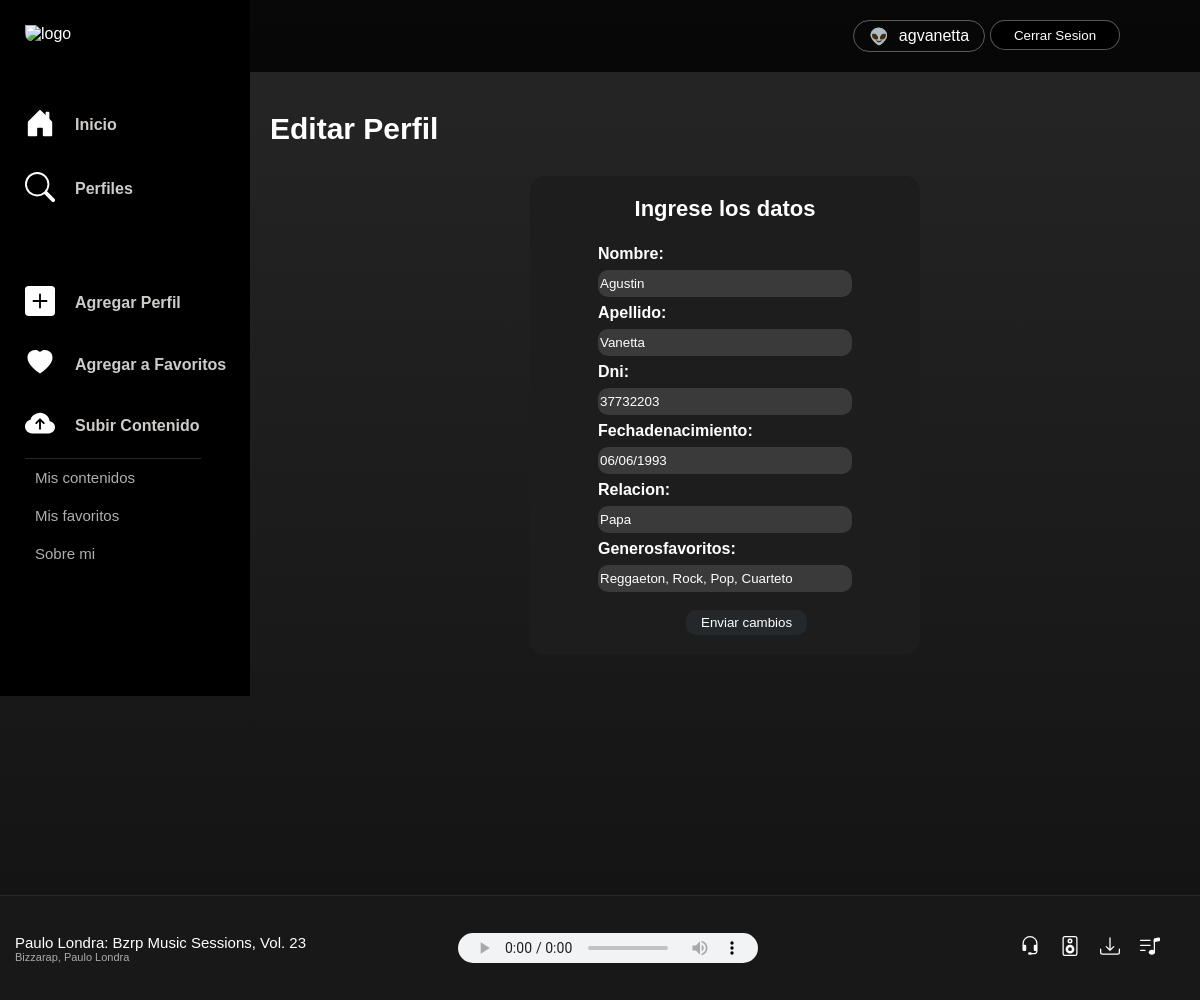
Page /AppSpotify/editarPerfil/37732203 (signed in) on the committed database.
### AppSpotify/models.py (models this page shows, shortened)
class Perfil(models.Model):
    nombre = models.CharField(max_length=40)
    apellido = models.CharField(max_length=40)
    dni= models.IntegerField()
    fechaDeNacimiento = models.DateField()
    relacion = models.CharField(max_length=40)
    generosFavoritos = models.CharField(max_length=100)

### AppSpotify/views.py (the view)
# urls.py: path('editarPerfil/<dni>', views.editarPerfil, name="EditarPerfil"),
@login_required
def editarPerfil(request, dni):
    dni = dni
    perfil= Perfil.objects.get(dni__iexact=dni)
    if request.method == "POST":
        miFormulario = PerfilFormulario(request.POST) # llega la data
        if miFormulario.is_valid():
            informacion = miFormulario.cleaned_data
            perfil.nombre=informacion['nombre']
            perfil.apellido=informacion["apellido"]
            perfil.dni=informacion["dni"]
            perfil.fechaDeNacimiento=informacion["fechaDeNacimiento"]
            perfil.relacion=informacion["relacion"]
            perfil.generosFavoritos=informacion["generosFavoritos"]
            perfil.save()
            return render(request, "AppSpotify/perfil/biblioteca.html")
    else:
        miFormulario=PerfilFormulario(initial={"nombre":perfil.nombre,"apellido":perfil.apellido,
        "dni":perfil.dni,"fechaDeNacimiento":perfil.fechaDeNacimiento,"relacion":perfil.relacion,
        "generosFavoritos":perfil.generosFavoritos})
    return render(request, "AppSpotify/perfil/editarPerfil.html", {"miFormulario":miFormulario, "perfil":perfil})

### AppSpotify/forms.py
class PerfilFormulario(forms.Form):
    nombre = forms.CharField()
    apellido = forms.CharField()
    dni= forms.IntegerField()
    fechaDeNacimiento = forms.DateField()
    relacion = forms.CharField()
    generosFavoritos = forms.CharField()

### AppSpotify/templates/AppSpotify/perfil/editarPerfil.html
{% extends "AppSpotify/padre.html" %}
{% load static %}
{% block contenidoDinamico %}
<div class="body__container">
    <div class="body__user">
        <div class="body__user__container">
            <span>👽</span><div>{{user}}</div>
        </div>
            <button  class="body__user__container" style="margin-left: 5px ; background-color: black; cursor: pointer;">
              <a style=" text-decoration: none; background-color: black; " href="/AppSpotify/logout"> Cerrar Sesion </a>
            </button>
    </div>
    <div class="title">Editar Perfil </div>
    <div class="perfil__container">
        <div class="perfil__container__form">
            <div class="formulario__text">Ingrese los datos</div>
            <div class="form"  >
                <form action="" method="POST" id="form"> {%csrf_token%}
                    <table>
                        {{miFormulario.as_table}}
                    </table>
                    <input style="margin-top: 10px;" class="button__enviar" type="submit" value="Enviar cambios">
                </form>
            </div>
        </div>
    </div>
</div>
{% endblock %}

### AppSpotify/static/AppSpotify/css/styles.css (style rules this page uses)
* { margin: 0; color: white; font-family: Google Sans,arial,sans-serif-medium,sans-serif; }
body { height: 100vh; background-image: linear-gradient(rgba(0,0,0,.85) 0,#121212 100%); margin-bottom: 25vh; }
.body__container { float: right; display: flex; flex-direction: column; width: calc(100% - 250px); font-family: 'Lato', sans-serif; padding-bottom: 150px; }
.body__user { display: flex; background-color: rgba(0, 0, 0, 0.801); justify-content: flex-end; padding: 20px 80px 20px 0px; }
.body__user__container { display: flex; justify-content: center; align-items: center; border: 1px solid rgba(255, 255, 255, 0.34); border-radius: 20px; width: 130px; height: 30px; }
.body__user__container span { padding-right: 10px; }
.title { padding-left: 20px; font-weight: 700; font-size: 30px; padding-top: 40px; padding-bottom: 20px; }
.perfil__container { padding-top: 10px; display: flex; width: 100%; justify-content: space-evenly }
.perfil__container div { padding: 10px 20px; background-color: rgb(30, 29, 29); border-radius: 15px; display: flex; flex-direction: column; width: 350px; align-items: center; }
.formulario__text { font-size: 22px; font-weight: 700; display: flex; justify-content: center; align-items: center; }
.button__enviar { margin-left: 35%; align-items: center; margin-top: 5px; background-color: #24282a; border: 0; border-radius: 10px; padding: 5px 15px; }
#form table tbody tr { display: flex; flex-direction: column; align-items: flex-start }
#form table tbody tr td input { height: 25px; width: 250px; margin: 5px 0; background-color: #3a3a3b; border-radius: 10px; border: 0; }

### rows in the picture
Perfil: nombre "Agustin", apellido "Vanetta", dni "37732203", fechaDeNacimiento "06/06/1993", relacion "Papa", generosFavoritos "Reggaeton, Rock, Pop, Cuarteto"

### other values in the picture
{{ user }} "agvanetta"
